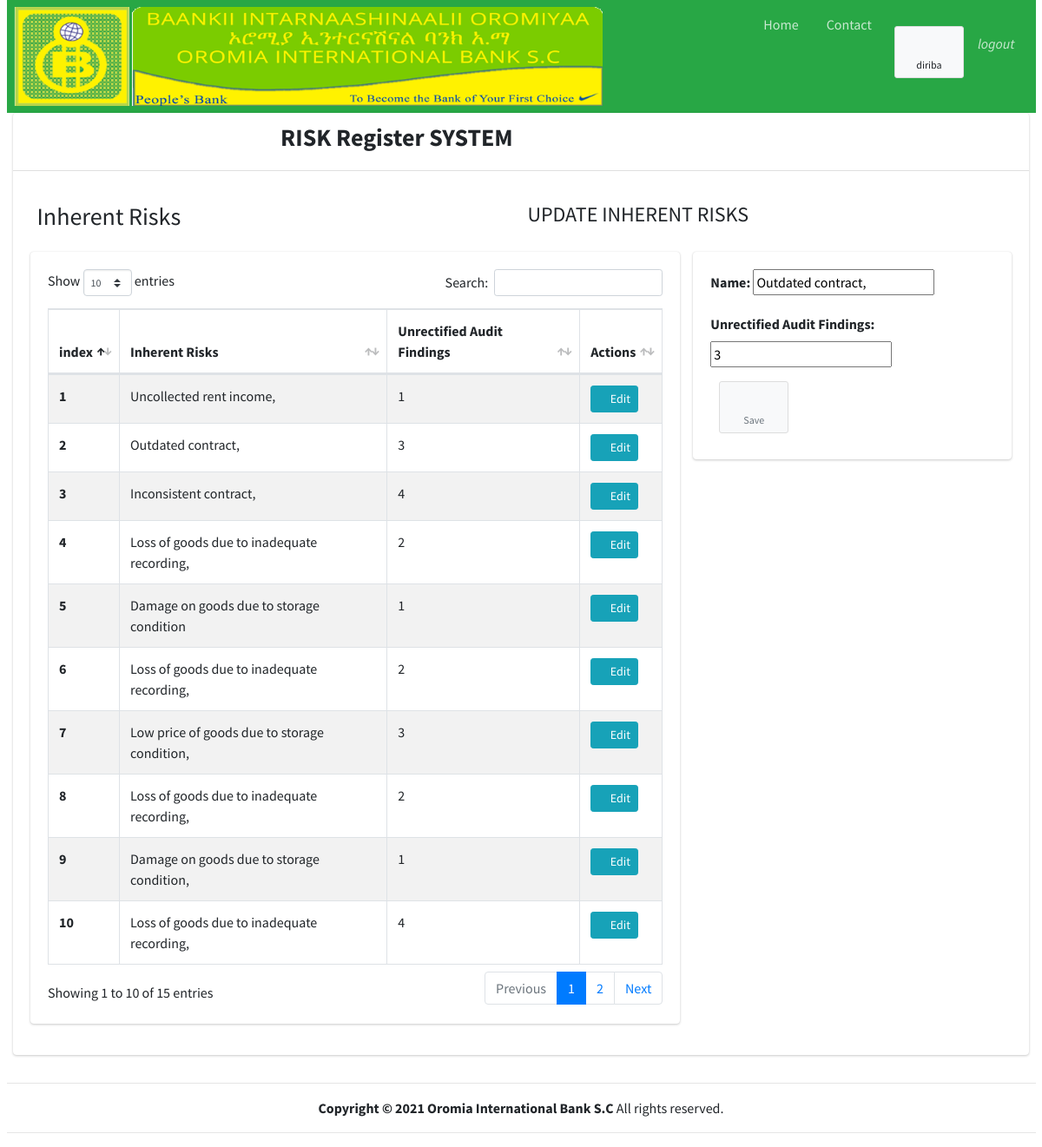
/updateIadUser/21/ (signed in), run on an earlier commit of the app's database.
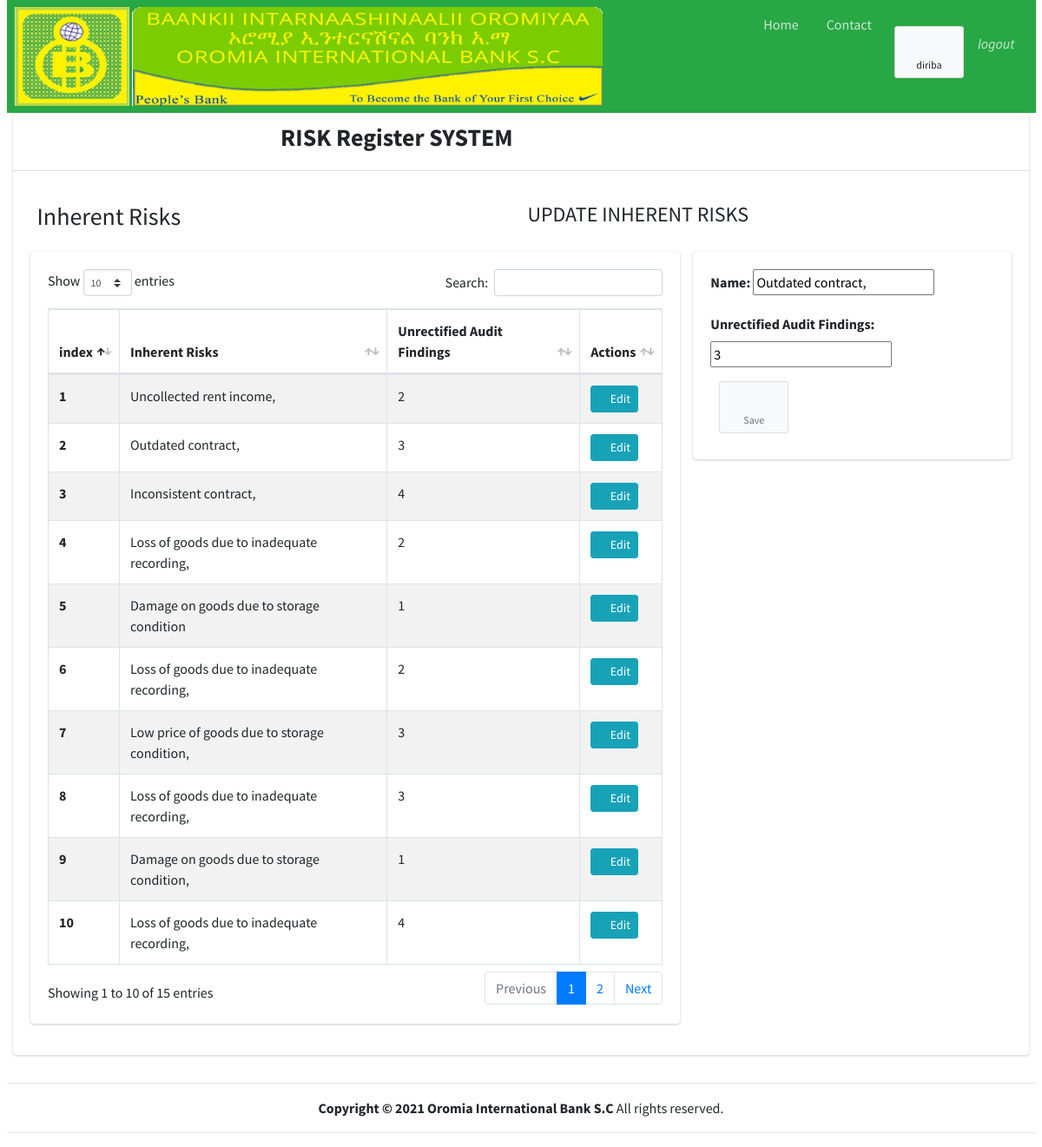
And on a later commit of the database.
### start1/models.py (models this page shows, shortened)
class InherentRisk(models.Model):
    RISKCATAGORY = (('Financial','Financial'),('Reputational','Reputational'),('Marketing','Marketing'),('Legal','Legal'),)
    CHOICES = (('AV', 'Available'), ('NA', 'Not Available'),)
    FREQUENCYOFEXPOSURE =(('Daily', 'Daily'),('Weekly', 'Weekly'),('Monthly', 'Monthly'),('Quarterly', 'Quarterly'),('Semi Anually', 'Semi Anually'),('Anually', 'Anually'),)
    RISKCONDITION = (('Tolerable', 'Tolerable'), ('Reversible', 'Reversible'), ('costly', 'Costly Reversible'), ('Unreversible', 'Unreversible'))
    RISKMITIGATION = (('Tolerate', 'Tolerate'), ('Treat', 'Treat'), ('Transfer', 'Transfer'), ('Terminate', 'Terminate'),)
    added_by = models.ForeignKey(settings.AUTH_USER_MODEL, null=True, blank=True, on_delete=models.SET_NULL)
    objective = models.ForeignKey(Objective, on_delete=models.CASCADE, null=False, blank=False)
    name = models.CharField(max_length=300,null=False, blank=True)
    risk_Catagory = models.CharField(max_length=30, choices = RISKCATAGORY, null=False, blank=True)
    it_System = models.CharField(max_length=30, choices = CHOICES, null=False, blank=True)
    privilage = models.CharField(max_length=30, choices = CHOICES, null=False, blank=True)
    procedure_Manual = models.CharField(max_length=30, choices = CHOICES, null=False, blank=True)
    maker_Checker = models.CharField(max_length=30, choices = CHOICES, null=False, blank=True)
    dual_Control = models.CharField(max_length=30, choices = CHOICES, null=False, blank=True)
    frequency_of_Exposure = models.CharField(max_length=30, choices = FREQUENCYOFEXPOSURE, null=False, blank=True)
    monetary_Value = models.DecimalField(decimal_places=2, max_digits=20, null=True, blank=True)
    risk_Condition = models.CharField(max_length=30, choices = RISKCONDITION, null=False, blank=True)
    risk_Mitigation = models.CharField(max_length=30, choices=RISKMITIGATION, null=False, blank=True)
    owner = models.CharField(max_length=300,null=False, blank=True)
    target_Completion = models.DateField(max_length=300, null=False, blank=True)
    management_Plan = models.TextField(null=False, blank=True)
    unrectified_Audit_Findings = models.IntegerField(null=True, blank=True)
    level = models.IntegerField(null=True, blank=True)
    def __str__(self):
        return self.name

### start1/views.py (the view)
# urls.py: path('updateIadUser/<str:pk>/', views.updateIadUser, name='updateIadUser'),
@login_required(login_url='login')
def updateIadUser(request, pk):
    IR = InherentRisk.objects.all()
    ma = InherentRisk.objects.get(id=pk)
    form = IadUserForm(instance=ma)
    if request.method == 'POST':
        form = IadUserForm(request.POST, instance=ma)
        if form.is_valid():
            form.save()
            messages.success(request, 'Saved successfully')
            return redirect('iadUser')
    context = {'form': form, 'iadUser':IR}
    return render(request, "updateIadUser.html", context)

### start1/forms.py
class IadUserForm(forms.ModelForm):
    class Meta:
        model = InherentRisk
        fields = ['name', 'unrectified_Audit_Findings']

### start1/models.py (called while the page is built)
    def __str__(self):
        return self.username

### start1/templates/updateIadUser.html (shortened to what this page needs)
{% extends "base.html" %}
{% block page_content %}
    <div class="container-fluid">
      <p>
        <div class="row">
           <div class="col"><h3> Inherent Risks </h3></div>
           <div class="col">
            <h4> UPDATE INHERENT RISKS </h4>
           </div>
      </div>
        </div>
      <div class="row">
        <div class="col-8">
          <div>
            <div class="card card-body">
             <table id="example1" class="table table-bordered table-striped">
                 <thead>
                     <th>index</th>
                     <th>Inherent Risks</th>
                     <th>Unrectified Audit Findings</th>
                     <th>Actions</th>
                 </thead>
              {% for ma in iadUser reversed %}
                 <tr>
                     <th>{{ forloop.counter }}</th>
                     <td>{{ma}}</td>
                     <td>{{ma.unrectified_Audit_Findings}}</td>
                     <td>
                      <a class="btn btn-info btn-sm" href="{% url 'updateIadUser' ma.id %} ">
                          <i class="fas fa-pencil-alt">
                          </i>
                          Edit
                      </a>
                  </td>
                 </tr>
              {%endfor%}
             </table>
            </div>
          </div>
        </div>
        <div class="col-4">
          <div>
            <div class="card card-body">
                <form method="post">
                    {{ form.as_p }}
                    <button class="btn btn-app btn-sm mr-4" type="submit" value="Submit"><i class="fas fa-save"></i> Save</button>
                </form>
            </div>
          </div>
        </div>
      </div>
    </div>
{% endblock %}

What changed in the data, as far as the page shows it:
changed InherentRisk "Uncollected rent income,": unrectified_Audit_Findings "1" → "2"
changed InherentRisk (number 8 of 10 on the later page): unrectified_Audit_Findings "2" → "3"
